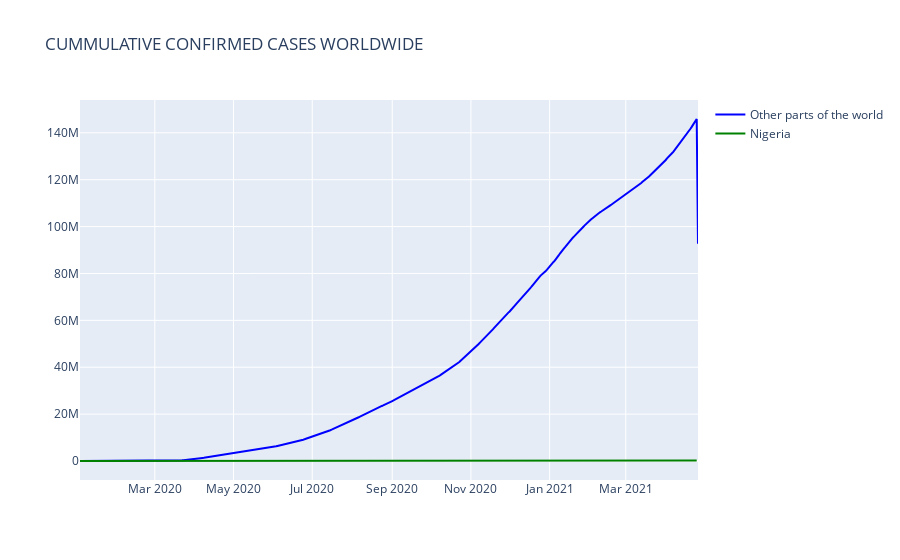

The notebook cell saved with this chart:
### Markdown cell above
Method: Using line plot to plot two lines, one for the rest of the world and the other for Nigeria based on the Cummulative COVID19 Confirmed Cases

### Code cell
#A. Getting and Cleaning data

#Reading WHO data from csv
who=pd.read_csv("WHO-COVID-19-global-data.csv")

#Removing Nigeria
who_dropng = who[who.Country != 'Nigeria']
#Grouping by date reported
who_notng = who_dropng.groupby("Date_reported").sum()

#Creating Nigeria only dataframe
who_ng = who[who["Country"]=="Nigeria"]
#Grouping by date reported
who_nig = who_ng.groupby("Date_reported").sum()

        #B. Let's Plot!

#Initiating plot
fig8 = go.Figure()

#Creating plot for the other world
fig8.add_trace(go.Scatter(x = who_notng.index, y = who_notng['Cumulative_cases'],line_color = 'blue', name="Other parts of the world"))

#Creating plot for Nigeria
fig8.add_trace(go.Scatter(x = who_nig.index, y = who_nig['Cumulative_cases'],line_color = 'green',mode="lines", name="Nigeria"))

#Setting plot title
fig8.update_layout(title = 'CUMMULATIVE CONFIRMED CASES WORLDWIDE')

#Show the plot
fig8.show()

### Figure 1 — Plotly figure (JSON) as saved in the notebook; plotly's stock layout.template omitted (floating-point values rounded to 4 significant figures; data arrays with more than 128 entries replaced by an {"elided": "..."} marker saying what was removed)
{"data": [{"line": {"color": "blue"}, "name": "Other parts of the world", "type": "scatter", "x": {"elided": "480 str values"}, "y": {"elided": "480 int values"}}, {"line": {"color": "green"}, "mode": "lines", "name": "Nigeria", "type": "scatter", "x": {"elided": "479 str values"}, "y": {"elided": "479 int values"}}], "layout": {"title": {"text": "CUMMULATIVE CONFIRMED CASES WORLDWIDE"}}}
